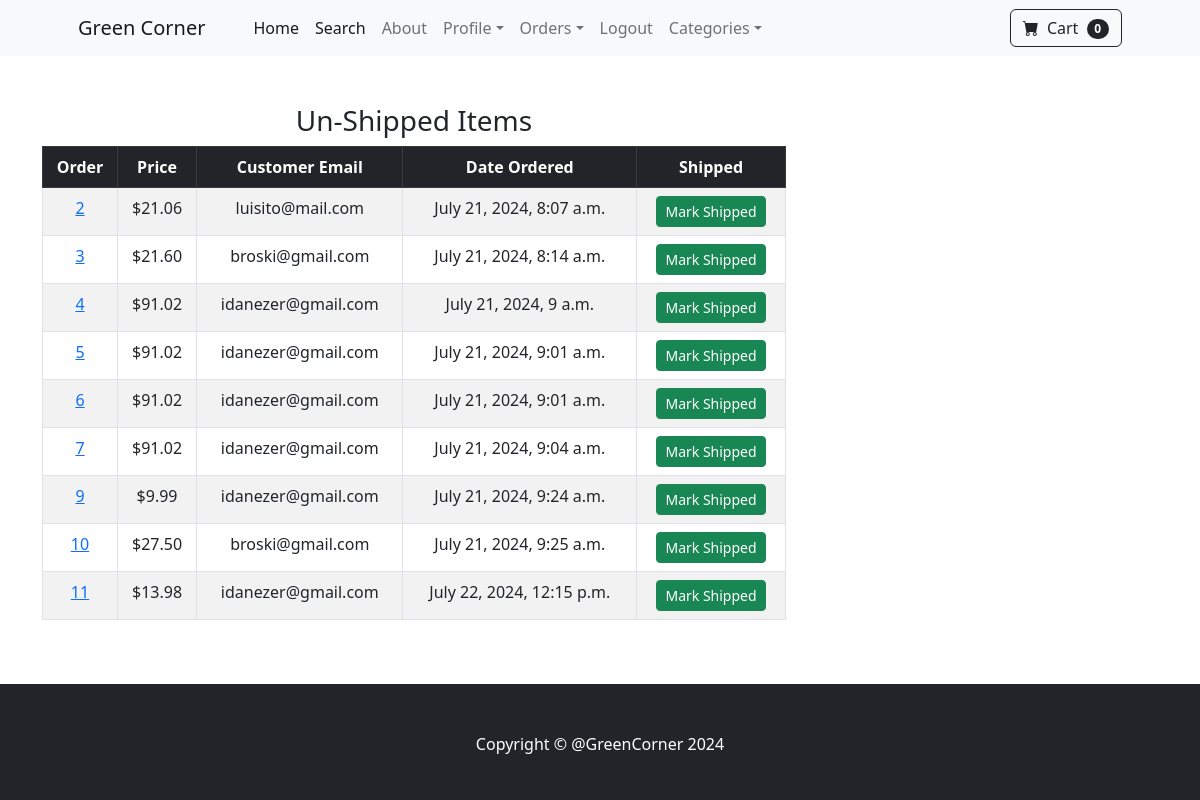
The app's page /payment/not_shipped_dashboard (signed in) with its own data.
### payment/models.py (models this page shows, shortened)
class Order(models.Model):
    user = models.ForeignKey(User, on_delete=models.CASCADE, null=True, blank=True)
    full_name = models.CharField(max_length=255)
    email = models.EmailField(max_length=255)
    shipping_address = models.TextField(max_length=15000)
    amount_paid = models.DecimalField(max_digits=10, decimal_places=2)
    date_ordered = models.DateTimeField(auto_now_add=True)
    shipped = models.BooleanField(default=False)
    date_shipped = models.DateTimeField(blank=True, null=True)

### payment/views.py (the view)
# urls.py: path('not_shipped_dashboard', views.not_shipped_dashboard, name='not_shipped_dashboard'),
def not_shipped_dashboard(request):
    if request.user.is_authenticated and request.user.is_superuser:
        my_orders = Order.objects.filter(shipped=False).order_by('date_ordered')
        if request.POST:
            num = request.POST['num']
            update_shipping_status(request, num)
            messages.success(request, 'Shipping status has been updated!')
        return render(request, 'payment/not_shipped_dashboard.html', {'orders': my_orders})
    else:
        messages.error(request, 'Access Denied!')
        return redirect('home')

### cart/cart.py (called while the page is built)
    def __len__(self):
        return len(self.cart)

### cart/context_processors.py (called while the page is built)
def cart(request):
    return {'cart': Cart(request)}

### payment/templates/payment/not_shipped_dashboard.html (shortened to what this page needs)
{% extends 'base.html' %}
{% block content %}
    <div class="container">
        <div class="row">
            <div style="text-align: center;">
                <div class="col-8">
                    <br/><br/>
                    <h3>Un-Shipped Items</h3>
<table class="table table-striped table-hover table-bordered">
  <thead class="table-dark">
    <tr>
      <th scope="col">Order</th>
      <th scope="col">Price</th>
      <th scope="col">Customer Email</th>
      <th scope="col">Date Ordered</th>
      <th scope="col">Shipped</th>
    </tr>
  </thead>
  <tbody>
  	{% for item in orders %}
    <tr>
      <td><a href="{% url 'orders' item.id %}">{{ item.id }}</a></td>
      <td>${{ item.amount_paid }}</td>
      <td>{{ item.email }}</td>
      <td>{{ item.date_ordered }}</td>
      <td>
        <form method="POST">
          <button type="Submit" class="btn btn-success btn-sm">Mark Shipped</button>
        </form>
      </td>
    </tr>
    {% endfor %}
  </tbody>
</table>
                    <br/><br/>
                </div>
            </div>
        </div>
    </div>
{% endblock content %}

### records on screen
Order: id "2", amount_paid "21.06", email "luisito@mail.com", date_ordered "July 21, 2024, 8:07 a.m."
Order: id "3", amount_paid "21.60", email "broski@gmail.com", date_ordered "July 21, 2024, 8:14 a.m."
Order: id "4", amount_paid "91.02", email "idanezer@gmail.com", date_ordered "July 21, 2024, 9 a.m."
Order: id "5", amount_paid "91.02", email "idanezer@gmail.com", date_ordered "July 21, 2024, 9:01 a.m."
Order: id "6", amount_paid "91.02", email "idanezer@gmail.com", date_ordered "July 21, 2024, 9:01 a.m."
Order: id "7", amount_paid "91.02", email "idanezer@gmail.com", date_ordered "July 21, 2024, 9:04 a.m."
Order: id "9", amount_paid "9.99", email "idanezer@gmail.com", date_ordered "July 21, 2024, 9:24 a.m."
Order: id "10", amount_paid "27.50", email "broski@gmail.com", date_ordered "July 21, 2024, 9:25 a.m."
Order: id "11", amount_paid "13.98", email "idanezer@gmail.com", date_ordered "July 22, 2024, 12:15 p.m."

### other values on screen
{{ cart|length }} "0"
